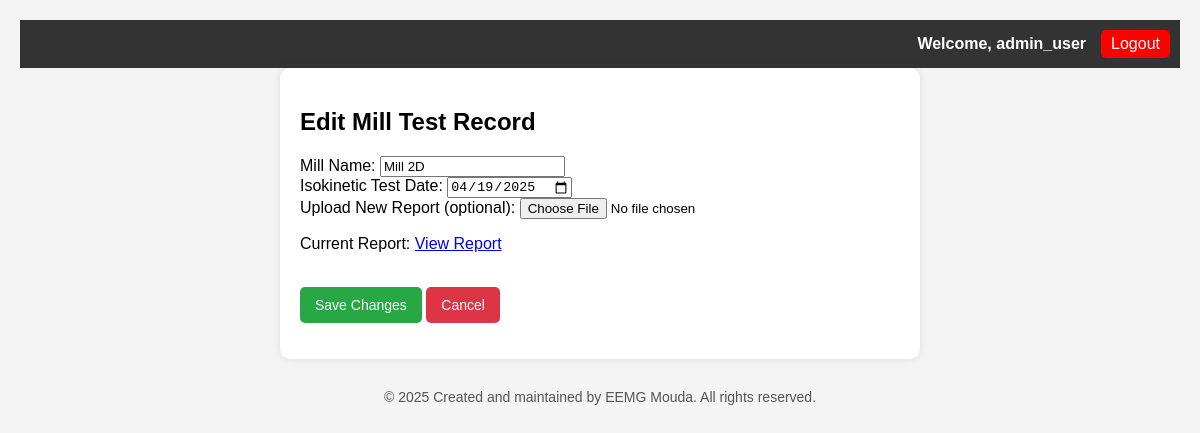
Page /edit_record.php?id=66 (signed in) on the committed database.
### tables this page shows
CREATE TABLE `users` (
  `id` int NOT NULL,
  `username` varchar(100) NOT NULL,
  `password` varchar(255) NOT NULL,
  `is_admin` tinyint(1) NOT NULL DEFAULT '0',
  `role` enum('viewer','editor','admin') NOT NULL DEFAULT 'viewer'
);

CREATE TABLE `mill_tests` (
  `id` int NOT NULL,
  `mill` varchar(255) NOT NULL,
  `test_date` date NOT NULL,
  `report_path` varchar(255) DEFAULT NULL
);

### edit_record.php (the view, shortened to what this page needs)
<?php include 'header.php'; ?>
<?php
require 'config.php';
$id = $_GET['id'];
$stmt = $pdo->prepare("SELECT * FROM mill_tests WHERE id = ?");
$stmt->execute([$id]);
$record = $stmt->fetch();
?>
<!DOCTYPE html>
<html>
<head>
</head>
<body>
    <div class="container">
        <h2>Edit Mill Test Record</h2>
        <form method="post" enctype="multipart/form-data">
            <label>Mill Name:</label>
            <input type="text" name="mill" value="<?= htmlspecialchars($record['mill']) ?>" required>
            <br>
            <label>Isokinetic Test Date:</label>
            <input type="date" name="test_date" value="<?= $record['test_date'] ?>" required>
            <br>
            <label>Upload New Report (optional):</label>
            <input type="file" name="report" accept="application/pdf">
            <br>
            <?php if ($record['report_path']): ?>
                <p>Current Report: <a href="<?= $record['report_path'] ?>" target="_blank">View Report</a></p>
            <?php endif; ?>
            <br>
            <button type="submit" class="btn btn-save">Save Changes</button>
            <a href="dashboard.php" class="btn btn-cancel">Cancel</a>
        </form>
    </div>
    <?php include 'footer.php'; ?>
</body>
</html>

### header.php (shortened to what this page needs)
<?php
require 'config.php';
if (isset($_SESSION['user_id'])) {
    $stmt = $pdo->prepare("SELECT username FROM users WHERE id = ?");
    $stmt->execute([$_SESSION['user_id']]);
    $user = $stmt->fetch();
    $username = $user['username'] ?? 'User';
}
?>
<div class="topbar">
    <?php if (isset($_SESSION['user_id'])): ?>
        <span class="username">Welcome, <?= htmlspecialchars($username) ?></span>
        <a href="logout.php" class="btn-logout">Logout</a>
    <?php endif; ?>
</div>

### header.php (style rules this page uses)
.topbar { background: #333; color: white; padding: 10px; display: flex; justify-content: flex-end; align-items: center; }
.username { margin-right: 15px; font-weight: bold; }
.btn-logout { background: red; color: white; padding: 5px 10px; text-decoration: none; border-radius: 5px; }

### edit_record.php (style rules this page uses)
body { font-family: Arial, sans-serif; background-color: #f4f4f4; margin: 0; padding: 20px; }
.container { max-width: 600px; margin: auto; background: white; padding: 20px; border-radius: 10px; box-shadow: 0 0 10px rgba(0, 0, 0, 0.1); }
.btn { padding: 10px 15px; border: none; border-radius: 5px; cursor: pointer; text-decoration: none; font-size: 14px; }
.btn-save { background-color: #28a745; color: white; }
.btn-cancel { background-color: #dc3545; color: white; }

### rows in the picture
users: username "admin_user"
mill_tests: mill "Mill 2D", test_date "04/19/2025"
